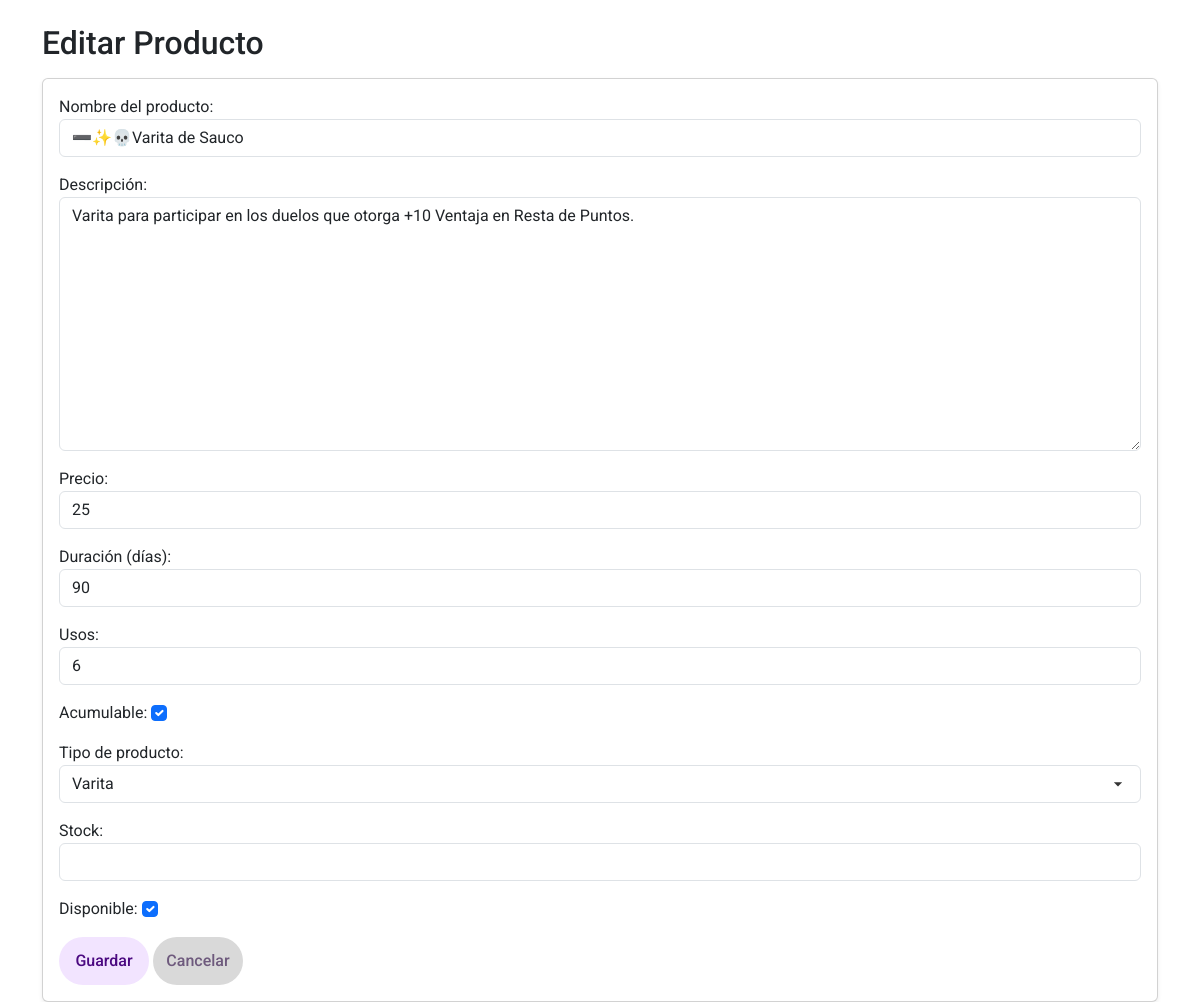
The page /dashboard/update_product/12/ (signed in) on the database its author committed.
### apps/stores/models.py (models this page shows, shortened)
class Product(models.Model):
    name = models.CharField(max_length=130)
    description = models.TextField()
    price = models.PositiveIntegerField()
    store = models.ForeignKey(
        Store, on_delete=models.CASCADE, related_name='products'
    )
    PRODUCT_TYPES = [
        ('broom', 'Escoba'),
        ('pet', 'Mascota'),
        ('wand', 'Varita'),
        ('wheezes', 'Sortilegios'),
        ('misc', 'Miscelaneos'),
    ]
    product_type = models.CharField(max_length=20, choices=PRODUCT_TYPES, default='misc')
    duration_days = models.PositiveIntegerField(blank=True, null=True)
    uses = models.PositiveIntegerField(null=True, blank=True)
    stackable = models.BooleanField(default=False)

### apps/dashboards/shop_views.py (the view)
# urls.py: path("update_product/<int:pk>/", shop_views.update_product_view, name="update_product"),
@login_required
def update_product_view(request, pk):
    product = get_object_or_404(Product, pk=pk)
    if request.method == "POST":
        form = ProductUpdateForm(request.POST, instance=product)
        if form.is_valid():
            with db_transaction.atomic():
                form.save()
                messages.success(request, "Producto actualizado correctamente.")
                return redirect("shopkeeper_dashboard")
    else:
        form = ProductUpdateForm(instance=product)
    return render(request, "shopkeeper/forms/product_form.html", {"form": form, "product": product})

### apps/dashboards/templates/shopkeeper/forms/product_form.html (shortened to what this page needs)
{% extends "base.html" %}
{% load static %}
{% block body_class %}dashboard-body{% endblock %}
{% block body %}
<main class="container mt-4">
    <h2 class="mb-3">
        {% if form.instance.pk %}Editar Producto{% else %}Agregar Producto{% endif %}
    </h2>
    <form method="post" class="card p-3 shadow-sm">
        {{ form.as_p }}
        <div>
            <button type="button" class="btn btn-primary" data-title="Guardar cambios"
                data-message="¿Desea guardar los cambios a este producto?" onclick="showConfirm(this)">
                Guardar
            </button>
            <a href="{% url 'shopkeeper_dashboard' %}" class="btn btn-secondary">
                Cancelar
            </a>
        </div>
    </form>
</main>
{% endblock %}

### static/css/base.css (style rules this page uses)
:root { --font-family: "Roboto", "sans-serif"; --white: #ffffff; --black: #000000; --grey: #d9d9d9; --dark-purple: #4b0981; --dark-purple-dim: #6e5a7d; --light-purple: #f2e4ff; --light-purple-dim: #d3c4e3; --strong-purple: #9747ff; --red: #b24747; --dark-red: #7d1e1e; --orange: #ffb266; --green: #4bb247; --dark-green: #1f7b1c; --light-blue: #c4cfe3; }
* { margin: 0; padding: 0; box-sizing: border-box; }
body { font-family: var(--font-family); background-color: var(--white); font-size: 16px; line-height: 1.5; }
html, body { height: 100%; }
main, .content-wrapper { flex: 1 0 auto; }

### static/css/components.css (style rules this page uses)
select, datalist, .form-select { appearance: none !important; -webkit-appearance: none !important; -moz-appearance: none !important; background-image: none !important; }
.btn { display: inline-flex; align-items: center; justify-content: center; padding: 12px; border-radius: 50px; border: none; font-family: var(--font-family); font-size: 16px; font-weight: 500; cursor: pointer; transition: background-color 0.3s ease, color 0.3s ease; text-decoration: none; min-width: 90px; max-width: max-content; text-align: center; }
.btn-primary { background-color: var(--light-purple); color: var(--dark-purple); }
.btn-secondary { background-color: var(--grey); color: var(--dark-purple-dim); }
a { transition: color 0.3s ease; font-weight: 500; }

### rows shown on the page
Product: name "➖✨💀Varita de Sauco", description "Varita para participar en los duelos que otorga +10 Ventaja en Resta de Puntos.", price "25", duration_days "90", uses "6", stackable "☑", product_type "Varita"
